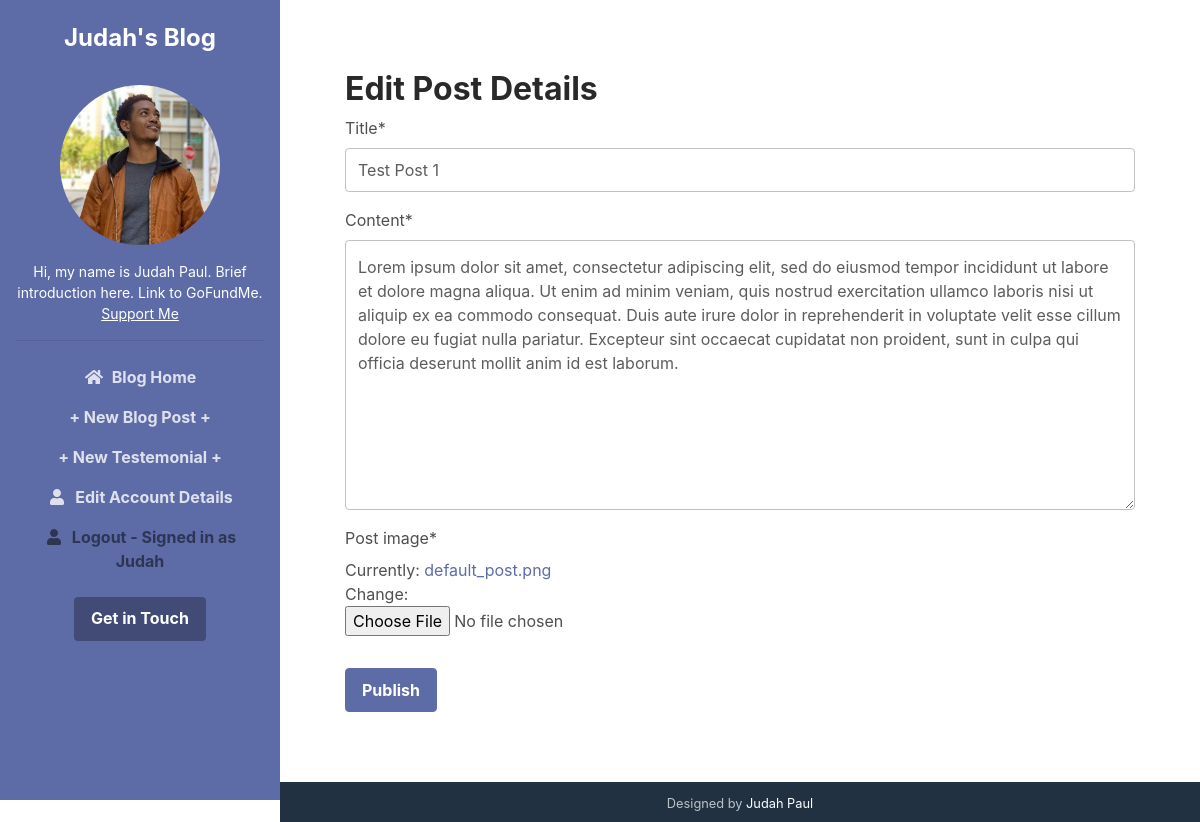
/post/2/test-post-1/update/ (signed in), run on the app's committed database.
### blog/models.py (models this page shows, shortened)
class Post(models.Model):
    title = models.CharField(max_length=100)
    content = models.TextField()
    intro = models.TextField(max_length=100, blank=True)
    post_image = models.ImageField(default='default_post.png', upload_to='post-pics')
    timestamp = models.DateTimeField(default=timezone.now)
    author = models.ForeignKey(User, on_delete=models.CASCADE)
    slug = AutoSlugField(populate_from='title', default='', unique=True, null=False, editable=False)
    draft = models.BooleanField(default=False)

### blog/views.py (the view, shortened to what this page needs)
# urls.py: path('post/<int:pk>/<slug:slug>/update/', PostUpdateView.as_view(), name='post-update'),
class PostUpdateView(LoginRequiredMixin, UserPassesTestMixin, UpdateView):
    model = Post
    template_name = 'post_form.html'
    fields = ['title', 'content', 'post_image']
    def test_func(self):
        post = self.get_object()
        if self.request.user == post.author:
            return True
        return False

### templates/post_form.html (shortened to what this page needs)
{% extends "base.html" %}
{% load crispy_forms_tags %}
{% block content %}
{% load static %}
<section style="margin: 70px auto;">
    <div class="container">
        <h2>Edit Post Details</h2>
        <div class="text-left">
            <form method="POST">
                <fieldset class="form-group">
                    {{ form|crispy }}
                </fieldset>
                <div class="form-group">
                    <button class="btn btn-primary" type="submit">Publish</button>
                </div>
            </form>
        </div>
    </div>
</section>
{% endblock content %}

### templates/base.html (shortened to what this page needs)
<!doctype html>
{% load static %}
<html lang="en">
<head>
    <link rel="stylesheet" href="//cdnjs.cloudflare.com/ajax/libs/highlight.js/9.14.2/styles/monokai-sublime.min.css">
    <link id="theme-style" rel="stylesheet" href="{% static 'assets/css/theme-7.css' %}">
</head>
<body>
    <header class="header text-center">
	    <h1 class="blog-name pt-lg-4 mb-0"><a href="#">Judah's Blog</a></h1>
	    <nav class="navbar navbar-expand-lg navbar-dark" >
			<div id="navigation" class="collapse navbar-collapse flex-column" >
				<div class="profile-section pt-3 pt-lg-0">
				    <img class="profile-image mb-3 rounded-circle mx-auto" src="{% static 'assets/images/default.jpg' %}" alt="image" >
					<div class="bio mb-3">Hi, my name is Judah Paul. Brief introduction here. Link to GoFundMe.<br><a href="#">Support Me</a></div>
			        <hr>
				</div>
				<ul class="navbar-nav flex-column text-center">
					<li class="nav-item">
					    <a class="nav-link" href="{% url 'home' %}"><i class="fas fa-home fa-fw mr-2"></i>Blog Home<span class="sr-only">(current)</span></a>
                    </li>
                    {% if user.is_authenticated and user.is_superuser %}
					<li class="nav-item">
					    <a class="nav-link" href="{% url 'post-create' %}">+ New Blog Post +</a>
                    </li>
					<li class="nav-item">
					    <a class="nav-link" href="{% url 'testemonial-create' %}">+ New Testemonial +</a>
                    </li>
					<li class="nav-item">
					    <a class="nav-link" href="{% url 'profile' %}"><i class="fas fa-user fa-fw mr-2"></i>Edit Account Details</a>
                    </li>
					<li class="nav-item active">
					    <a class="nav-link" href="{% url 'logout' %}"><i class="fas fa-user fa-fw mr-2"></i>Logout - Signed in as {{ user.first_name }}</a>
                    {% endif %}
				</ul>
				<div class="my-2 my-md-3">
				    <a class="btn btn-primary" href="#" target="_blank">Get in Touch</a>
				</div>
			</div>
		</nav>
    </header>
    <div class="main-wrapper">
        {% block content %}
        {% endblock content %}
        <footer class="footer text-center py-2 theme-bg-dark">
                <small class="copyright">Designed by <a href="#" target="_blank">Judah Paul</a></small>
        </footer>
    </div>
</body>
</html>

### data on the page
Post: title "Test Post 1", content "Lorem ipsum dolor sit amet, consectetur adipiscing elit, sed do eiusmod tempor incididunt ut labore et dolore magna aliqua. Ut enim ad minim veniam, quis nostrud exercitation ullamco laboris nisi ut aliquip ex ea commodo consequat. Duis aute irure dolor in reprehenderit in voluptate velit esse cillum dolore eu fugiat nulla pariatur. Excepteur sint occaecat cupidatat non proident, sunt in culpa qui officia deserunt mollit anim id est laborum."

### other printed values
{{ user.first_name }} "Judah"
